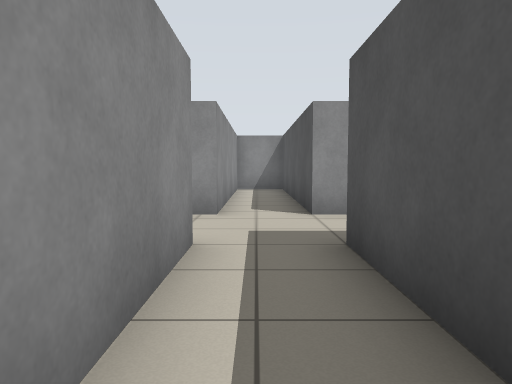
view 1 (above)

12 first-person views from a walk through a robot-simulator world made for Stage. The camera is 0.86 m above the floor, tilts 4° down and sees 70° across. The lines on the ground mark 1 m squares. The floor is counted in squares, 1 m on a side. Each view is taken from the middle of a square. On the plan, view 1 faces up. The plan holds only what a view shows up to about 12 squares ahead; the rest is blank. Robots are left out.

view 2
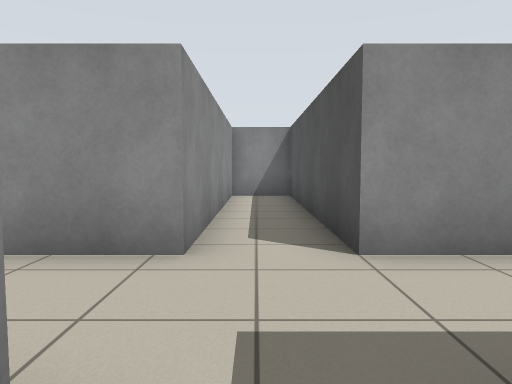

view 3
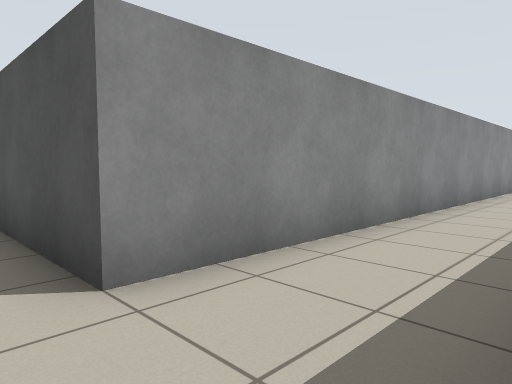

view 4
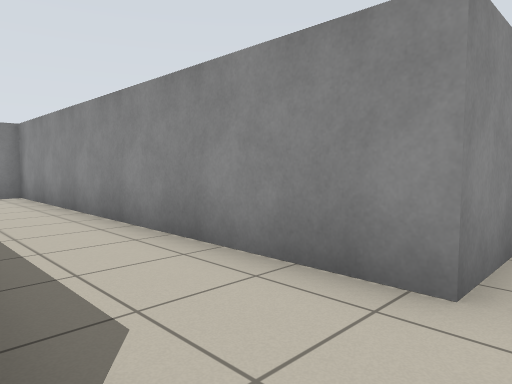

view 5
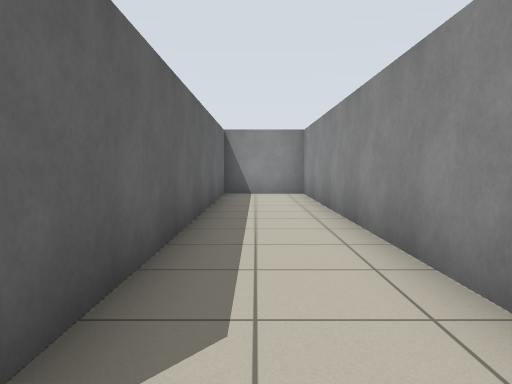

view 6
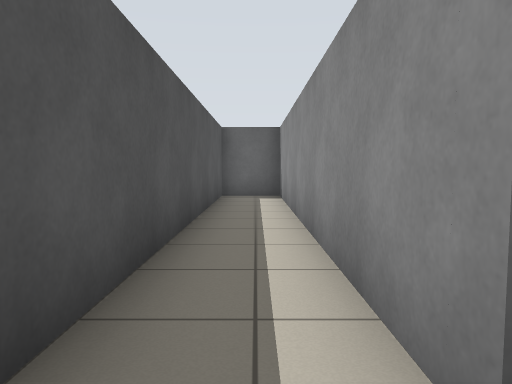

view 7
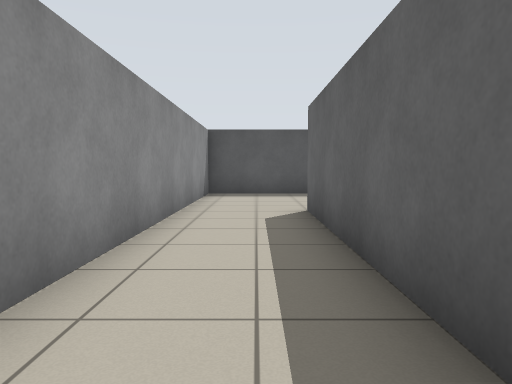

view 8
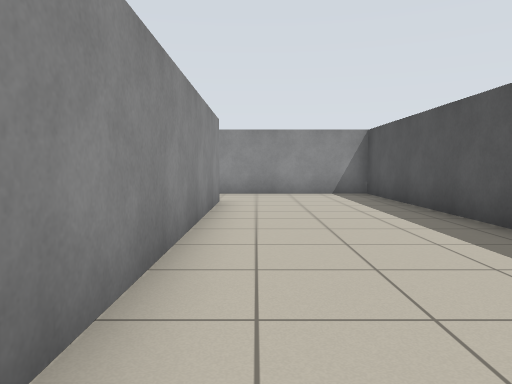

view 9
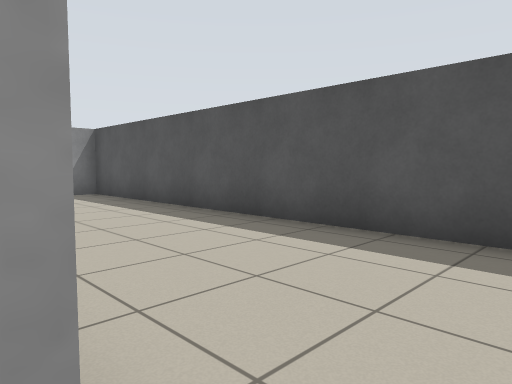

view 10
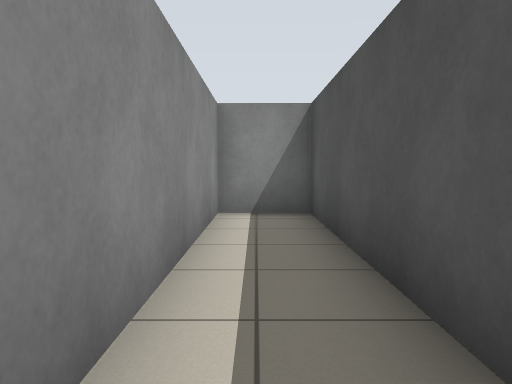

view 11
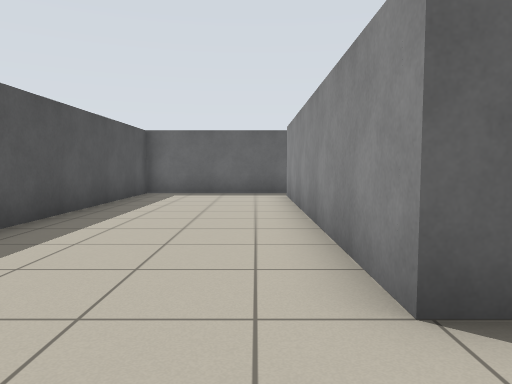

view 12
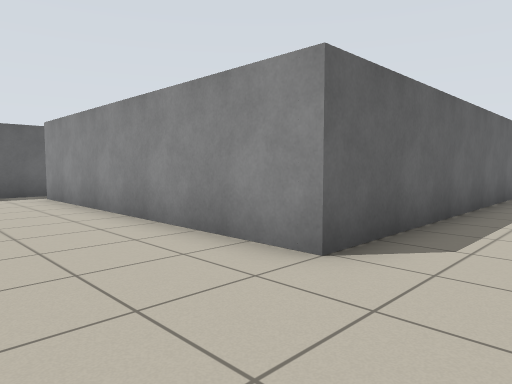

### Floor plan
Points are (right, up) in squares from view 1. A wall is a line through its corners. A room is listed if a view was taken in it or the views show most of it. See-through windows are left out.
Room 1 (views 1, 2, 3, 4, 5, 6, 7, 8, 9, 10, 11, 12)
walls: (4.6, 4) (13.1, 4) (13.1, -4.8); (12.8, -5.7) (17.5, -5.7) (17.5, 6.5) (1, 6.5) (1, 13.7) (-0.7, 13.7) (-0.7, 6.5) (-11.5, 6.5) (-11.5, 4) (-0.7, 4) (-0.7, -5.7) (1, -5.7) (1, 4)
ways out: opening at (13, -5)

Positions as (right, up) in squares from view 1, and headings:
1: (0, 0), facing up
2: (0, 3), facing up
3: (0, 4), facing up-right
4: (0, 4), facing up-left
5: (0, 5), facing left
6: (0, 5), facing down
7: (6, 5), facing right
8: (14, -5), facing up
9: (13, -5), facing up-right
10: (0, 7), facing up
11: (14, 6), facing down
12: (16, 6), facing down-left
